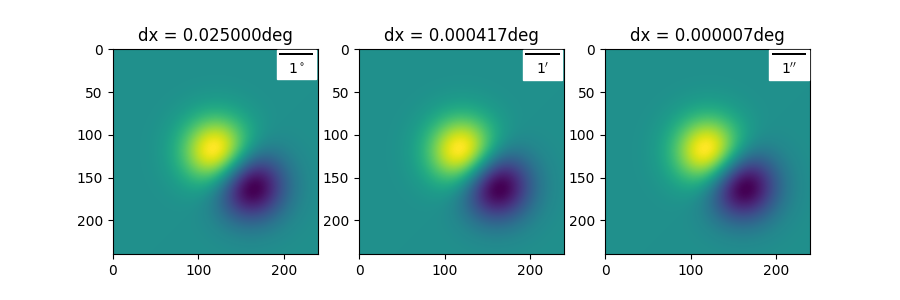

Here is the Python script that generated this plot:
import numpy as np
import matplotlib.pyplot as plt
import matplotlib.cbook as cbook
from matplotlib_scalebar.scalebar import ScaleBar, ANGULAR

delta = 0.025
x = y = np.arange(-3.0, 3.0, delta)
X, Y = np.meshgrid(x, y)
Z1 = np.exp(-(X ** 2) - Y ** 2)
Z2 = np.exp(-((X - 1) ** 2) - (Y - 1) ** 2)
Z = (Z1 - Z2) * 2

fig, axes = plt.subplots(1, 3, figsize=(9, 3))

for ax, dx in zip(axes, [delta, delta / 60, delta / 3600]):
    ax.imshow(Z)

    scalebar = ScaleBar(dx, "deg", ANGULAR)
    ax.add_artist(scalebar)

    ax.set_title("dx = {:.6f}deg".format(dx))

fig.savefig("example_angular.png")
